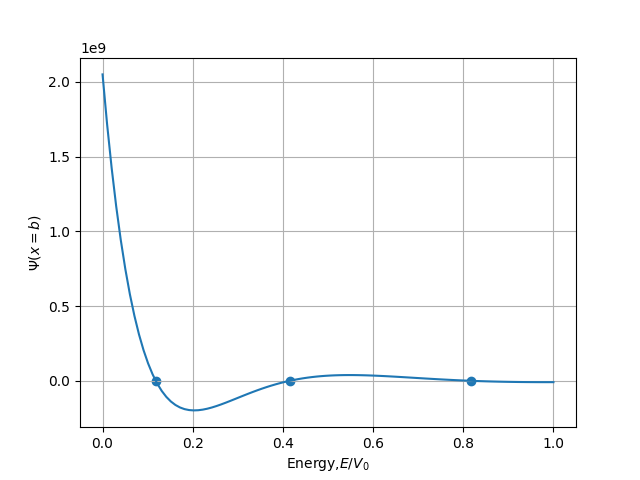

The script that drew this image:
import numpy as np
from matplotlib import pyplot as plt
from scipy.integrate import odeint
from scipy.optimize import brentq


def V(x):

    return (1 - np.exp(-(x - 1))) ** 2


def plotpotential(x):
    pot = []
    for i in x:
        pot.append(V(i))
    return np.array(pot)


def SE(psi, x):
    state0 = psi[1]
    state1 = 2.0 * (V(x) - E) * psi[0]
    return np.array([state0, state1])


def Wave_function(energy):

    global psi
    global E
    E = energy
    psi = odeint(SE, psi0, x)
    return psi[-1, 0]


def find_all_zeros(x, y):

    all_zeros = []
    s = np.sign(y)
    for i in range(len(y) - 1):
        if s[i] + s[i + 1] == 0:
            zero = brentq(Wave_function, x[i], x[i + 1])
            all_zeros.append(zero)
    return all_zeros


N = 1000
psi = np.zeros([N, 2])
psi0 = np.array([0, 1])
Emax = 10
E = 0.0
b = 2
x = np.linspace(-b, b, N)


def main():

    en = np.linspace(0, Emax, 100)

    psi_b = []

    for e in en:
        psi_b.append(Wave_function(e))

    E_zeros = find_all_zeros(en, psi_b)

    print("Energy of the bound states")
    # print(E_zeros, psi_b)
    for E in E_zeros:
        print("Energy = ", E)
    plt.plot(en / Emax, psi_b)
    plt.scatter(np.array(E_zeros) / Emax, np.zeros_like(E_zeros))
    plt.xlabel("Energy,$E/V_0$")
    plt.ylabel("$\Psi(x=b)$")
    plt.grid()
    plt.show()

    for E in E_zeros:
        Wave_function(E)
        plt.plot(x, (psi[:, 0] / np.max(psi[:, 0])), label="E = %.2f" % E)
    # plt.plot(x,plotpotential(x), label = "Potential")
    plt.grid()
    plt.title("Wave function")
    plt.xlabel("x, $x/L$")
    plt.ylabel("$\Psi(x)$")
    plt.legend()
    plt.show()


if __name__ == "__main__":
    main()
